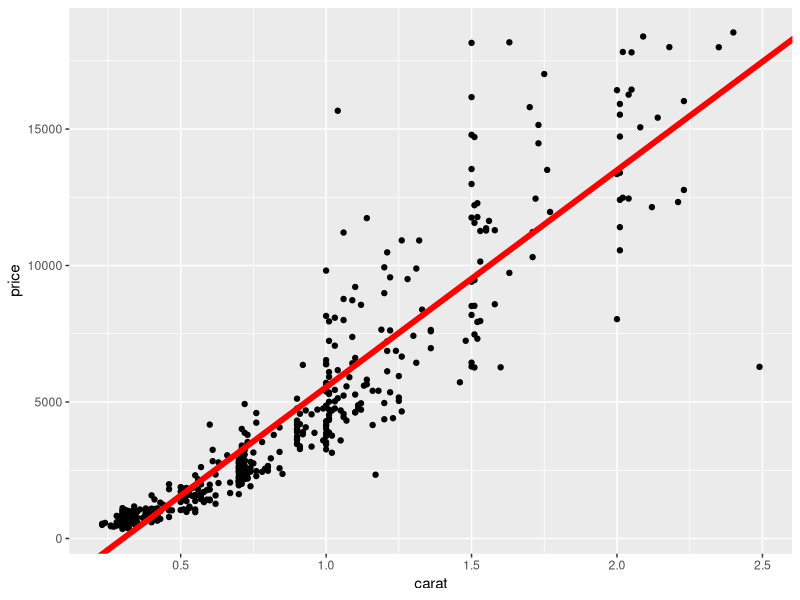

R code for this plot: (Note: this script raises an error after producing the figure.)
library(ggplot2)
data(diamonds)
#uses lm() - https://stat.ethz.ch/R-manual/R-devel/library/stats/html/lm.html

#get a random collection of 500 samples of diamond data
diamSmall <- diamonds[sample(1:dim(diamonds)[1],500),]

################################################1
#Equation: Price = theta_1 _ theta_2*carat + esilon
M1 = lm(price~carat, diamSmall);
#price is the target and carat is the single X we are using in this model

theta<-coef(M1)
#this will have 2 values: theta1 is the intercept and theta2 will be the 'carat' weight

#graph the data and draw a line using the coefficeints we just got
ggplot(diamSmall,aes(carat,price)) + geom_point() + geom_abline(intercept=theta[1],slope=theta[2],size=2,color=I("red"))

#predict 3 values of carat  - carat = 1, carat=2, carat=3
#note that since there is simply 1 X column this works
predict(M1, data.frame(carat=c(3,4,5)))

#show entire summary
summary(M1)

#get a specific stat from summary
summary(M1)$r.squared
summary(M1)$residuals

#you can also use residuals()
residuals(M1)

#to get the residuals, get the mean of the squared residuals
#this gets the squars of the errors; squaring it makes sure positive errors do not cancel negative errors and vice versa
#note that technically RSS uses sum() and not mean
#also note that mean is the same as the sum, yet divided by the number of residuals
mean(residuals(M1)^2)


################################################2
#this adjusts for non-linearity
M2<-lm(price~carat+I(carat^2)+I(carat^3), diamSmall)
theta<-coef(M2)
#make 500 points, a floats between 0-3
X<-seq(0,3,length=500)

#make predictions y
Y<-theta[1]+theta[2]*x+theta[3]*x^2+theta[4]*x^3

#visualize the regression
D<-data.frame(x=X,y=Y)
ggplot(D,aes(x=X,y=Y))+geom_line(size=2,color=I("red")) + geom_point(data=diamSmall, aes(x=carat,y=price))

#find the R^2 (r squared)
summary(M2)$r.squared

mean(residuals(M2)^2)

################################################3
#two variables
M3<-lm(price~carat+color,diamSmall)
summary(M3)$r.squared
mean(residuals(M3)^2)


################################################4
#log of the varaibles
M4<-lm(log(price)~log(carat),diamSmall)
theta<-coef(M4)

#plot the scatterplot of log(price) vs log(caret)
ggplot(diamSmall,aes(log(carat),log(price))) + geom_point() + geom_abline(intercept=theta[1], slope=theta[2],size=2,color=I("red"))
summary(M4)$r.squared
mean(residuals(M4)^2)
